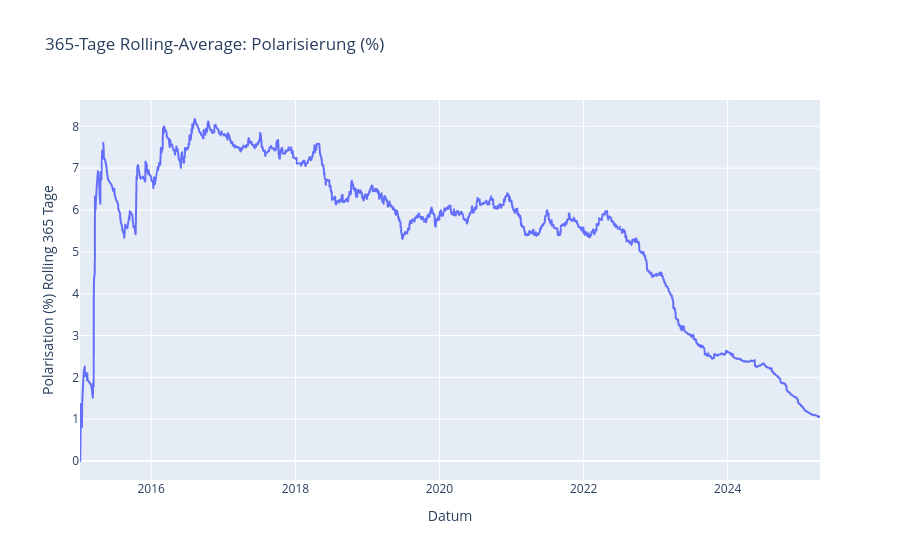

Notebook cell for this chart:
### Code cell
WINDOW_SMALL = 7
# Rolling-Window für Polarisierung
final_daily_df["polarization_pct_roll"] = final_daily_df["polarization_pct"].rolling(window=WINDOW, min_periods=1).mean()

fig6 = px.line(
    final_daily_df,
    x="date",
    y="polarization_pct_roll",
    title=f"{WINDOW}-Tage Rolling-Average: Polarisierung (%)",
    labels={"date": "Datum", "polarization_pct_roll": f"Polarisation (%) Rolling {WINDOW}"}
)
fig6.update_layout(xaxis_title="Datum", yaxis_title=f"Polarisation (%) Rolling {WINDOW} Tage")
fig6.show()

### Figure 1 — Plotly figure (JSON) as saved in the notebook; plotly's stock layout.template omitted (floating-point values rounded to 4 significant figures; data arrays with more than 128 entries replaced by an {"elided": "..."} marker saying what was removed)
{"data": [{"hovertemplate": "Datum=%{x}<br>Polarisation (%) Rolling 365=%{y}<extra></extra>", "legendgroup": "", "line": {"color": "#636efa", "dash": "solid"}, "marker": {"symbol": "circle"}, "mode": "lines", "name": "", "showlegend": false, "type": "scattergl", "x": {"elided": "2884 str values"}, "xaxis": "x", "y": {"elided": "2884 float values"}, "yaxis": "y"}], "layout": {"legend": {"tracegroupgap": 0}, "title": {"text": "365-Tage Rolling-Average: Polarisierung (%)"}, "xaxis": {"anchor": "y", "domain": [0, 1], "title": {"text": "Datum"}}, "yaxis": {"anchor": "x", "domain": [0, 1], "title": {"text": "Polarisation (%) Rolling 365 Tage"}}}}
